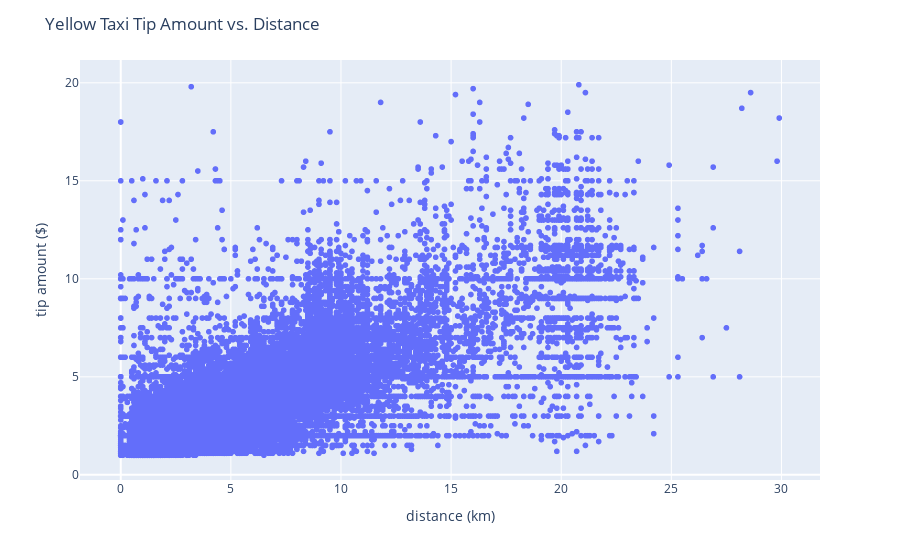

Write notebook code for a chart like this one.
### Code cell
taxi_tip_distance_df = get_taxi_tip_distance_df()
plot_tip_vs_distance(taxi_tip_distance_df)

# Fix the Ploty diagram not display in Github
if os.path.isfile(os.path.join(os.getcwd(), "plot5.png")):
    i = Image(filename="plot5.png")
    display(i)

### Figure 1 — Plotly figure (JSON) as saved in the notebook; plotly's stock layout.template omitted (floating-point values rounded to 4 significant figures; data arrays with more than 128 entries replaced by an {"elided": "..."} marker saying what was removed)
{"data": [{"hovertemplate": "x=%{x}<br>y=%{y}<extra></extra>", "legendgroup": "", "marker": {"color": "#636efa", "symbol": "circle"}, "mode": "markers", "name": "", "showlegend": false, "type": "scattergl", "x": {"elided": "69049 float values"}, "xaxis": "x", "y": {"elided": "69049 float values"}, "yaxis": "y"}], "layout": {"legend": {"tracegroupgap": 0}, "margin": {"t": 60}, "title": {"text": "Yellow Taxi Tip Amount vs. Distance"}, "xaxis": {"anchor": "y", "domain": [0, 1], "title": {"text": "distance (km)"}}, "yaxis": {"anchor": "x", "domain": [0, 1], "title": {"text": "tip amount ($)"}}}}
